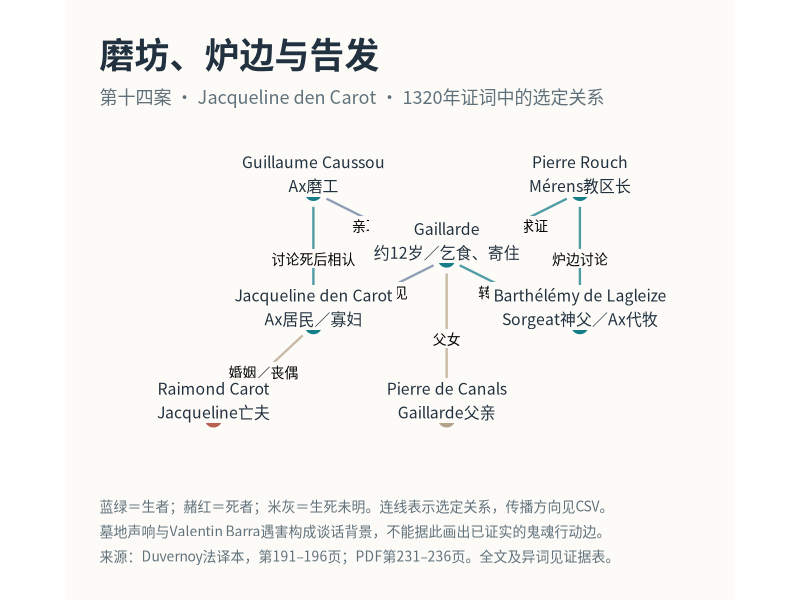
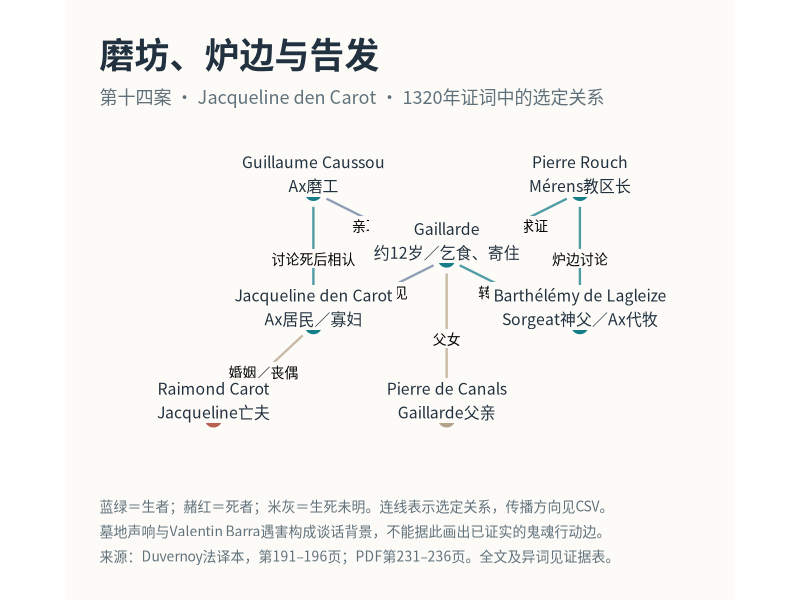

Write R code to recreate these figures, in order.
#!/usr/bin/env Rscript
args <- commandArgs(FALSE); f <- sub('^--file=', '', args[grepl('^--file=', args)])
if(length(f)) setwd(dirname(normalizePath(f[1])))
library(ggplot2)
font <- Sys.getenv('GELIS_FONT','Noto Sans CJK SC')
e <- read.csv('assertions.csv',fileEncoding='UTF-8-BOM',stringsAsFactors=FALSE)
n <- read.csv('new_nodes.csv',fileEncoding='UTF-8-BOM',stringsAsFactors=FALSE)
pos <- data.frame(id=c('carot','caussou_miller','gaillarde_child','rouch','lagleize','carot_h','canals'),x=c(-2,-2,0,2,2,-3.5,0),y=c(0,2,1,2,0,-1.4,-1.4))
pos$label <- c('Jacqueline den Carot\nAx居民／寡妇','Guillaume Caussou\nAx磨工','Gaillarde\n约12岁／乞食、寄住','Pierre Rouch\nMérens教区长','Barthélémy de Lagleize\nSorgeat神父／Ax代牧','Raimond Carot\nJacqueline亡夫','Pierre de Canals\nGaillarde父亲')
pos$status <- n$status[match(pos$id,n$id)]
# Selected views preserve source edge IDs; choose one account of repeated speech.
s <- subset(e,case_id=='C014' & source %in% pos$id & target %in% pos$id)
s <- s[!duplicated(paste(s$source,s$target,s$layer)),]
# The corrective replies and co-hearing are in data; omit from this single-purpose view.
s <- s[s$layer != 'care' & !s$relation_zh %in% c('回答教会持相反教义','在磨坊亲耳听见谈话'),]
# Witness links drawn separately to display the girl's firsthand hearing.
s <- rbind(s,subset(e,case_id=='C014' & relation_zh=='在磨坊亲耳听见谈话'))
s$label <- ifelse(s$relation_zh=='在磨坊亲耳听见谈话','亲耳听见',ifelse(grepl('转述',s$relation_zh),'转述／求证',ifelse(grepl('磨坊讨论',s$relation_zh),'讨论死后相认',ifelse(grepl('炉边',s$relation_zh),'炉边讨论',s$relation_zh))))
a <- match(s$source,pos$id);b <- match(s$target,pos$id)
s$x<-pos$x[a];s$y<-pos$y[a];s$xend<-pos$x[b];s$yend<-pos$y[b]
dx<-s$xend-s$x;dy<-s$yend-s$y;d<-sqrt(dx^2+dy^2)
s$x<-s$x+dx/d*.22;s$y<-s$y+dy/d*.22;s$xend<-s$xend-dx/d*.22;s$yend<-s$yend-dy/d*.22
p <- ggplot()+geom_segment(data=s,aes(x=x,y=y,xend=xend,yend=yend,colour=layer),linewidth=.8,alpha=.75)+
 geom_label(data=s,aes(x=(x+xend)/2,y=(y+yend)/2,label=label),family=font,size=3.5,label.size=0,fill='#FCFBF7')+
 geom_point(data=pos,aes(x=x,y=y,fill=status),shape=21,size=6,colour='white')+
 geom_label(data=pos,aes(x=x,y=y+.27,label=label),family=font,size=4,lineheight=1.25,label.size=0,fill='#FCFBF7',colour='#22313F')+
 scale_colour_manual(values=c(kinship='#B5A48A',communication='#167E88',care='#946F9A',social='#6B7FA2'),guide='none')+
 scale_fill_manual(values=c(living='#167E88',dead='#B76150',uncertain='#B5A48A'),guide='none')+
 coord_equal(xlim=c(-4.8,3.4),ylim=c(-2.25,3),clip='off')+
 labs(title='磨坊、炉边与告发',subtitle='第十四案 · Jacqueline den Carot · 1320年证词中的选定关系',caption='蓝绿＝生者；赭红＝死者；米灰＝生死未明。连线表示选定关系，传播方向见CSV。\n墓地声响与Valentin Barra遇害构成谈话背景，不能据此画出已证实的鬼魂行动边。\n来源：Duvernoy法译本，第191–196页；PDF第231–236页。全文及异词见证据表。')+
 theme_void(base_family=font)+theme(plot.background=element_rect(fill='#FCFBF7',colour=NA),plot.title=element_text(size=25,face='bold',colour='#22313F'),plot.subtitle=element_text(size=13,colour='#60717B',margin=margin(t=10)),plot.caption=element_text(size=10,hjust=0,lineheight=1.5,colour='#60717B'),plot.margin=margin(25,25,25,25))
ggsave('case14_circulation.png',p,width=14,height=9,dpi=160,bg='#FCFBF7')
ggsave('case14_circulation.pdf',p,width=14,height=9,device=cairo_pdf,bg='#FCFBF7')
write.csv(s,'case14_plotted_edges.csv',row.names=FALSE,fileEncoding='UTF-8')
